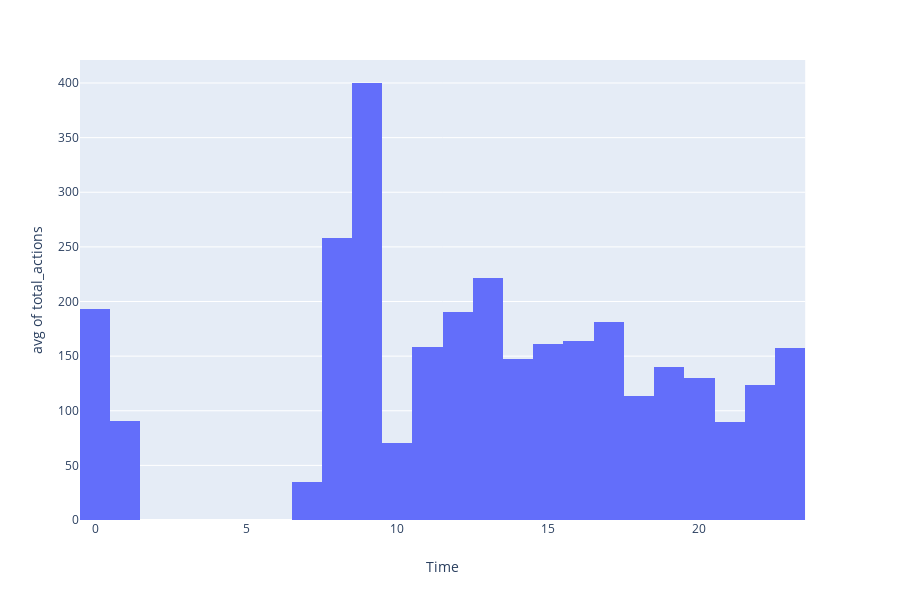

Notebook source saved alongside this figure:
### Code cell
import plotly.express as px

fig = px.histogram(nwedf, x="Time", y="total_actions", histfunc='avg')
fig.show()

### Figure 1 — Plotly figure (JSON) as saved in the notebook; plotly's stock layout.template omitted (floating-point values rounded to 4 significant figures; data arrays with more than 128 entries replaced by an {"elided": "..."} marker saying what was removed)
{"data": [{"alignmentgroup": "True", "bingroup": "x", "histfunc": "avg", "hoverlabel": {"namelength": 0}, "hovertemplate": "Time=%{x}<br>avg of total_actions=%{y}", "legendgroup": "", "marker": {"color": "#636efa"}, "name": "", "offsetgroup": "", "orientation": "v", "showlegend": false, "type": "histogram", "x": {"elided": "1479 str values"}, "xaxis": "x", "y": {"elided": "1479 int values"}, "yaxis": "y"}], "layout": {"barmode": "relative", "height": 600, "legend": {"tracegroupgap": 0}, "margin": {"t": 60}, "xaxis": {"anchor": "y", "domain": [0, 0.98], "title": {"text": "Time"}}, "yaxis": {"anchor": "x", "domain": [0, 1], "title": {"text": "avg of total_actions"}}}}
